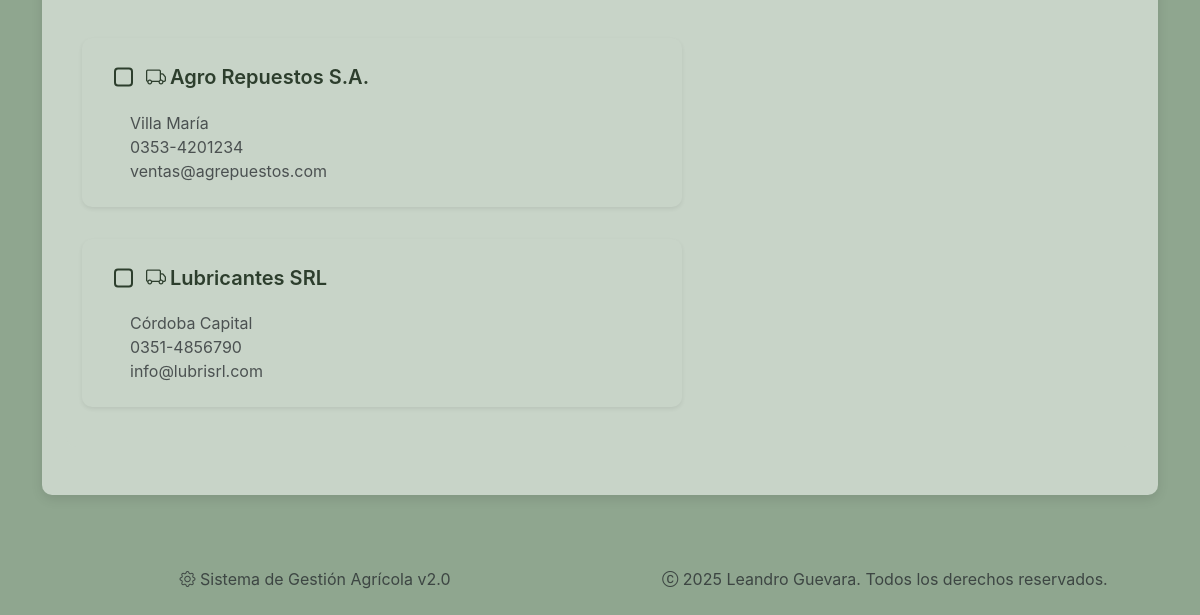
Page /componente/agregar (lower part) on the earlier database version.
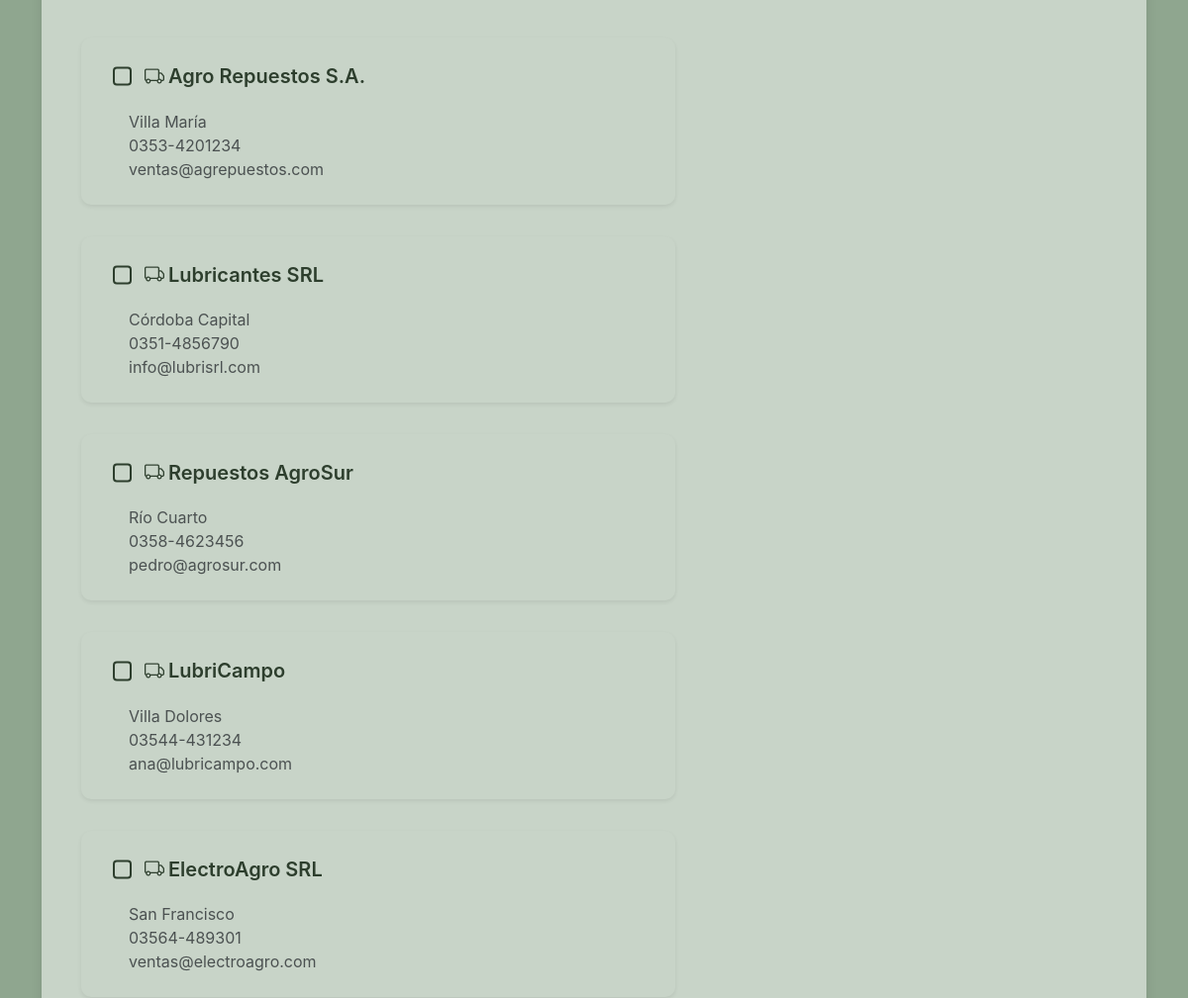
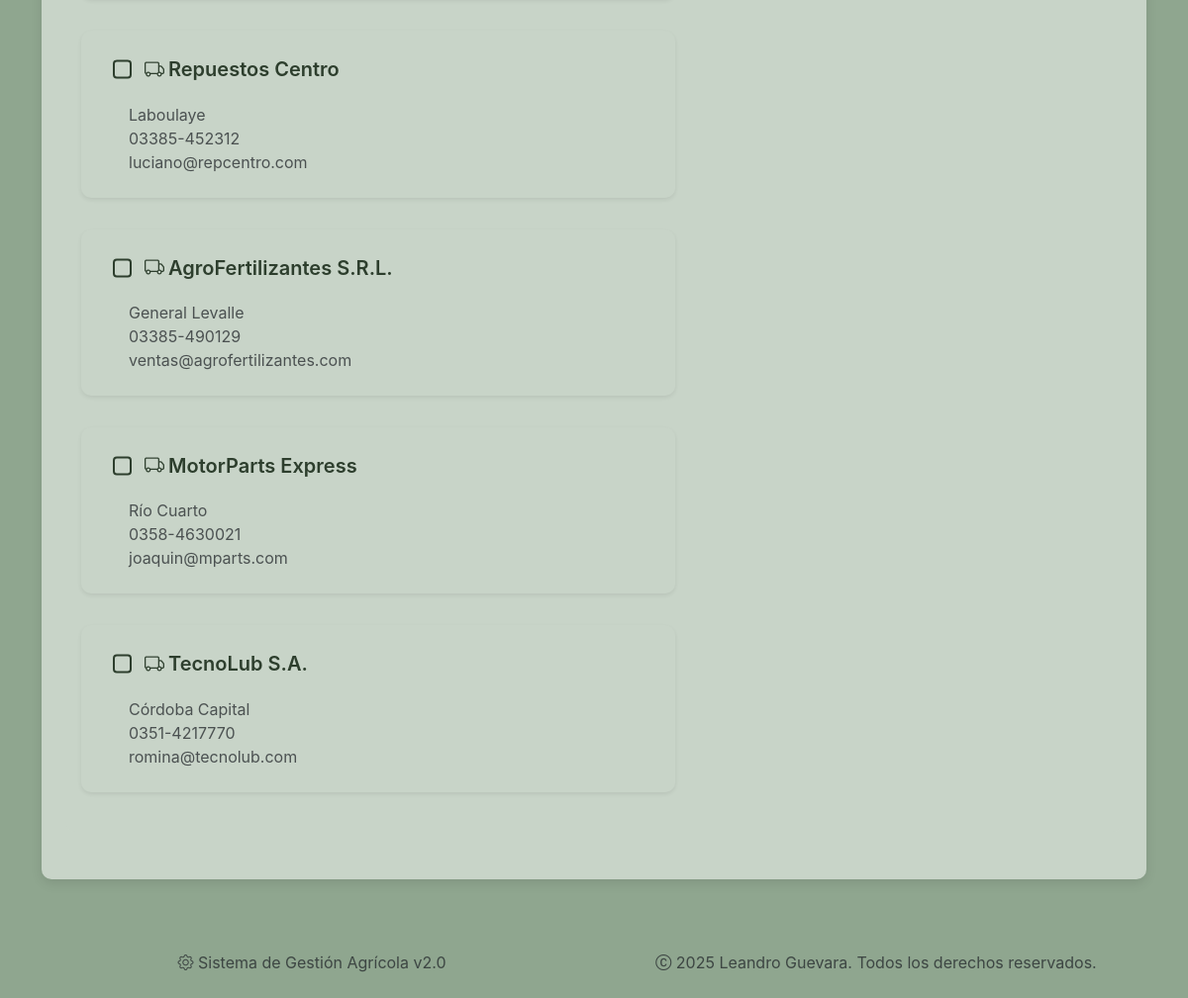
Same page on the later database version (2 pictures, top to bottom).
### sistema_gestion_agricola/models/proveedor.py (models this page shows)
class Proveedor(db.Model):
    __tablename__ = 'proveedores'
    ID = db.Column(db.Integer, primary_key=True, autoincrement=True)
    Nombre = db.Column(db.String, nullable=False)
    Localidad = db.Column(db.String)
    Contacto = db.Column(db.String)
    Telefono = db.Column(db.String)
    Email = db.Column(db.String)
    Rubro = db.Column(db.String)
    Direccion = db.Column(db.String)
    Observaciones = db.Column(db.String)

### sistema_gestion_agricola/routes/componentes.py (the view, shortened to what this page needs)
@componentes_bp.route('/agregar', methods=['GET', 'POST'])
def registrar_componente():
    conn = get_db_connection()
    proveedores = conn.execute('SELECT * FROM proveedores').fetchall()
    proveedores = conn.execute('SELECT * FROM proveedores').fetchall()
    conn.close()
    return render_template('componentes/agregar.html', proveedores=proveedores)

### sistema_gestion_agricola/utils/db.py (called while the page is built)
def get_db_connection():
    conn = sqlite3.connect('sistema_gestion_agricola.db', timeout=10)
    conn.row_factory = sqlite3.Row
    return conn

### sistema_gestion_agricola/templates/componentes/agregar.html (shortened to what this page needs)
{% extends "base.html" %}
{% block content %}
<div class="page-wrapper">
    <div class="card-section hidden-item mb-4">
        <div class="mt-0 card-section hidden-item" style="box-shadow: none;">
            <form method="POST" enctype="multipart/form-data" novalidate
                class="mt-0 hidden-item row g-3 needs-validation">
                {% for p in proveedores %}
                <div class="card-section shadow-sm mb-3 hidden-item clickable-card"
                    data-name="{{ p.Nombre|lower }}"
                    data-description="{{ p.Localidad|lower }} {{ p.Observaciones|lower }}"
                    data-type="{{ p.Rubro|lower if p.Rubro else '' }}">
                    <div class="card-body d-flex flex-column">
                        <div class="custom-checkbox-wrapper d-flex align-items-center gap-2 mb-2">
                            <label for="prov_{{ p.ID }}"
                                class="custom-checkbox-label fw-semibold fs-5">
                                <i class="bi bi-truck me-1"></i> {{ p.Nombre }}
                            </label>
                        </div>
                        <p class="text-muted ms-4">
                            {{ p.Localidad or "Localidad desconocida" }}<br>
                            {{ p.Telefono or "Sin teléfono" }}<br>
                            {{ p.Email or "Sin email" }}
                        </p>
                    </div>
                </div>
                {% endfor %}
            </form>
        </div>
    </div>
</div>
{% endblock %}

Differences in the rows shown:
added Proveedor: Nombre "Repuestos AgroSur", Localidad "Río Cuarto", Telefono "0358-4623456", Email "pedro@agrosur.com"
added Proveedor: Nombre "LubriCampo", Localidad "Villa Dolores", Telefono "03544-431234", Email "ana@lubricampo.com"
added Proveedor: Nombre "ElectroAgro SRL", Localidad "San Francisco", Telefono "03564-489301", Email "ventas@electroagro.com"
added Proveedor: Nombre "Repuestos Centro", Localidad "Laboulaye", Telefono "03385-452312", Email "luciano@repcentro.com"
added Proveedor: Nombre "AgroFertilizantes S.R.L.", Localidad "General Levalle", Telefono "03385-490129", Email "ventas@agrofertilizantes.com"
added Proveedor: Nombre "MotorParts Express", Localidad "Río Cuarto", Telefono "0358-4630021", Email "joaquin@mparts.com"
added Proveedor: Nombre "TecnoLub S.A.", Localidad "Córdoba Capital", Telefono "0351-4217770", Email "romina@tecnolub.com"
